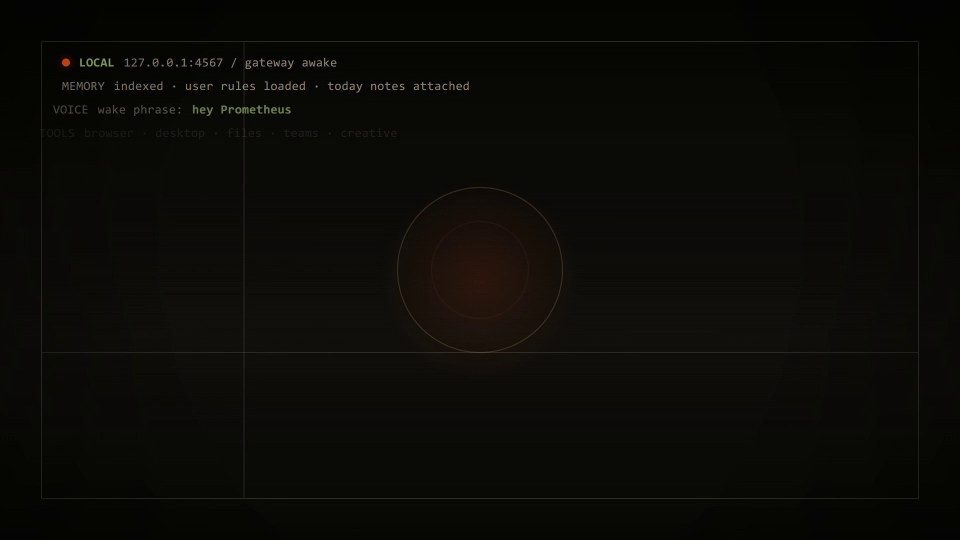
#> input picture workspace/hyperframes-prometheus-ash-archive/verification-frames/frame_01s.jpg, 1920 x 1080 px (shown at 1/2 size); its folder holds only this picture in this run
$ python make_contact_sheet.py
#> lines starting #> are read from the running program, lines starting #| are printed output that depends on the picture
from pathlib import Path
import cv2
import numpy as np

frames_dir = Path('workspace/hyperframes-prometheus-ash-archive/verification-frames')
files = sorted(frames_dir.glob('frame_*.jpg'))
imgs = []
for f in files:
    img = cv2.imread(str(f))
#> img is the input picture: shape (1080, 1920, 3); mean B, G, R 6.3, 10.6, 10.9
    img = cv2.resize(img, (480,270))
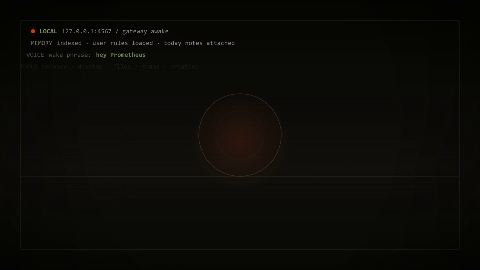
#> img: shape (270, 480, 3); mean B, G, R 6.4, 10.7, 11
    label = f.stem.replace('frame_','')
    cv2.rectangle(img, (0,0), (140,36), (0,0,0), -1)
    cv2.putText(img, label, (12,25), cv2.FONT_HERSHEY_SIMPLEX, 0.8, (255,255,255), 2)
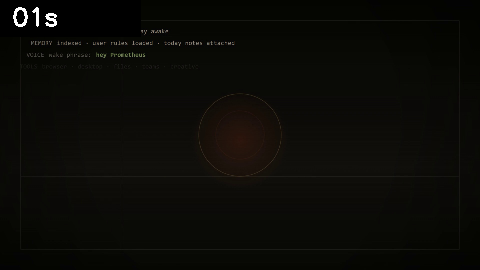
#> img: shape (270, 480, 3); mean B, G, R 6.8, 11, 11.3
    imgs.append(img)
rows=[]
for i in range(0,len(imgs),2):
    row=imgs[i]
    if i+1<len(imgs): row=np.hstack([row,imgs[i+1]])
    else: row=np.hstack([row,np.zeros_like(row)])
    rows.append(row)
#> this loop made 1 pass
#> pass 1, `else: row=np.hstack([row,np.zeros_like(row)])`:
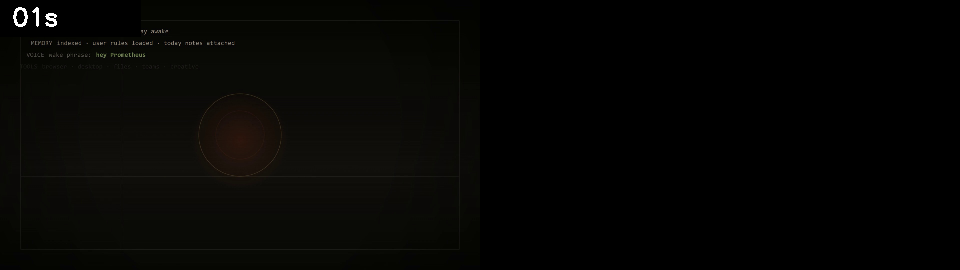
#> row: shape (270, 960, 3); mean B, G, R 3.4, 5.5, 5.7
#> after the loop, rows = 1 item
sheet=np.vstack(rows)
out=Path('workspace/hyperframes-prometheus-ash-archive/verification-frames/contact-sheet.jpg')
cv2.imwrite(str(out), sheet, [cv2.IMWRITE_JPEG_QUALITY, 92])
print(out)

$ run again, on workspace/hyperframes-prometheus-ash-archive/verification-frames/frame_30s.jpg
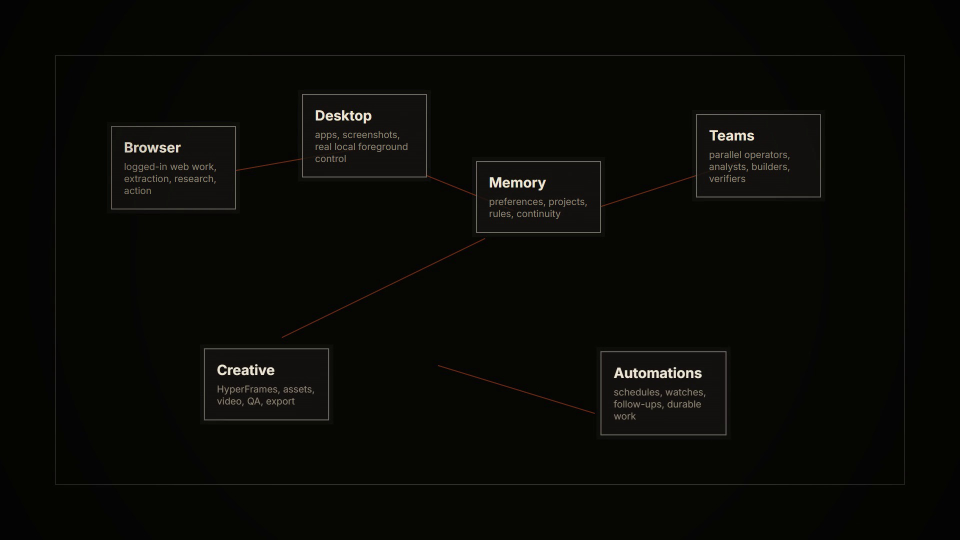
#> input picture workspace/hyperframes-prometheus-ash-archive/verification-frames/frame_30s.jpg, 1920 x 1080 px (shown at 1/2 size)
#> img is the input picture: shape (1080, 1920, 3); mean B, G, R 5.1, 9.4, 9
#> `cv2.putText(img, label, (12,25), cv2.FONT_HERSHEY_SIMPLEX, 0.8, (255,2..`:
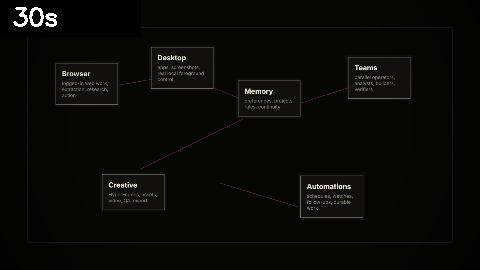
#> img: shape (270, 480, 3); mean B, G, R 5.8, 10, 9.6
#> the loop `for i in range(0,len(imgs),2):` made 1 pass
#> pass 1, `else: row=np.hstack([row,np.zeros_like(row)])`:
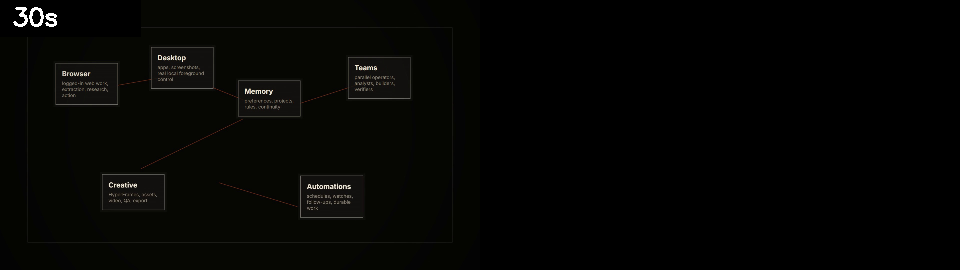
#> row: shape (270, 960, 3); mean B, G, R 2.9, 5, 4.8
#> after the loop `for i in range(0,len(imgs),2):`: rows = 1 item

$ run again, on workspace/hyperframes-prometheus-ash-archive/verification-frames/frame_08s.jpg
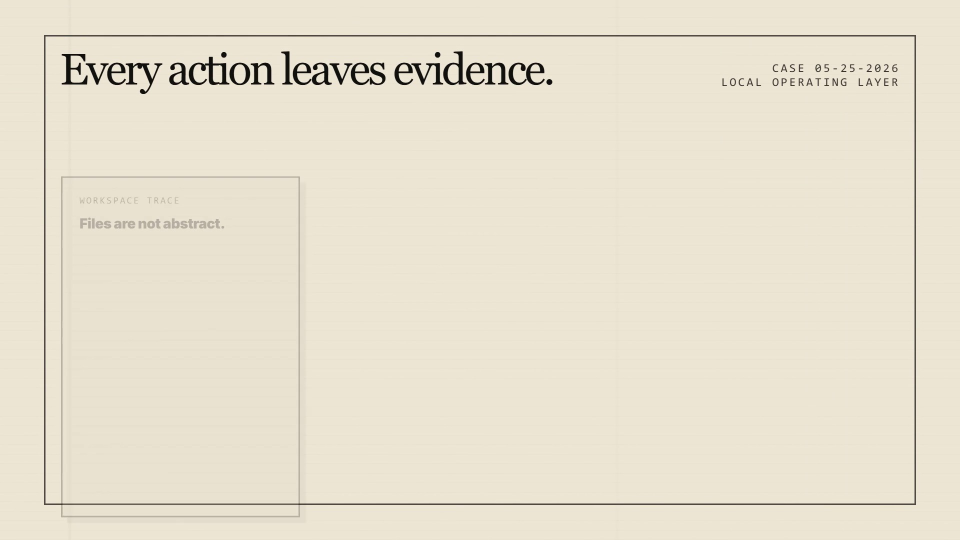
#> input picture workspace/hyperframes-prometheus-ash-archive/verification-frames/frame_08s.jpg, 1920 x 1080 px (shown at 1/2 size)
#> img is the input picture: shape (1080, 1920, 3); mean B, G, R 207.1, 224.8, 231.8
#> `cv2.putText(img, label, (12,25), cv2.FONT_HERSHEY_SIMPLEX, 0.8, (255,2..`:
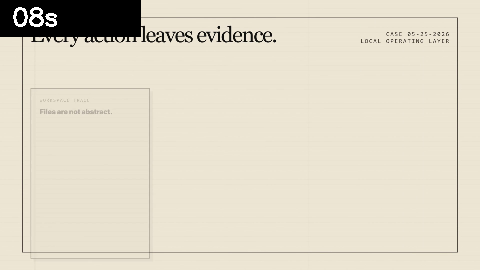
#> img: shape (270, 480, 3); mean B, G, R 200.2, 217.2, 223.9
#> the loop `for i in range(0,len(imgs),2):` made 1 pass
#> pass 1, `else: row=np.hstack([row,np.zeros_like(row)])`:
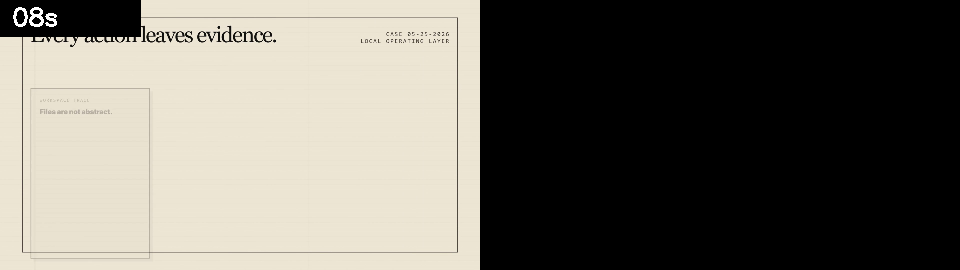
#> row: shape (270, 960, 3); mean B, G, R 100.1, 108.6, 111.9
#> after the loop `for i in range(0,len(imgs),2):`: rows = 1 item
